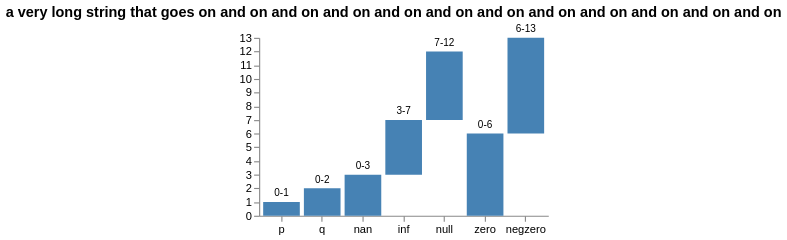

Write the Vega-Lite specification saved for this chart.
### Vega specification from a JSON file in a GitHub repository (floating-point values rounded to 4 significant figures)
{"$schema": "https://vega.github.io/schema/vega/v6.json", "description": "A stack's groups are keyed by JSON, so the values JSON cannot write share one group. `Stack` partitions with `k = JSON.stringify(groupby.map(get))` and nothing else — not the `fastmap` that `aggregate` and `window` group through — and `JSON.stringify` writes `null` for every non-finite number, so a NaN, an infinity and an actual null all key to `[null]` and stack together. The same rule keeps `1001` and `\"1001\"` apart, which a string key conflates, and folds `-0` into `0`, which a double's own equality does not. Written as arithmetic — `0/0` and `1/0` — because `NaN` and `Infinity` are not names Vega's expression language knows: `Unrecognized signal name: \"Infinity\"`. Five kinds of group value here: two plain words that must stay their own groups, then a NaN, an infinity and a null that must become one group summing 3+4+5, and a zero beside a negative zero that must become one summing 6+7. The bars are drawn from `y0` and `y1` so the grouping is visible as geometry rather than only as a column, and the labels read the group total so a merge that happened in the wrong place is legible.", "width": 260, "height": 160, "padding": 5, "data": [{"name": "raw", "values": [{"r": "p", "v": 1}, {"r": "q", "v": 2}, {"r": "nan", "v": 3}, {"r": "inf", "v": 4}, {"r": "null", "v": 5}, {"r": "zero", "v": 6}, {"r": "negzero", "v": 7}], "transform": [{"type": "formula", "as": "g", "expr": "datum.r === 'nan' ? 0/0 : datum.r === 'inf' ? 1/0 : datum.r === 'null' ? null : datum.r === 'zero' ? 0 : datum.r === 'negzero' ? -0 : datum.r"}, {"type": "sequence", "start": 0, "stop": -1000000000000000, "step": 1}, {"type": "stack", "groupby": ["g"], "field": "v"}]}], "scales": [{"name": "x", "type": "band", "domain": {"data": "raw", "field": "r"}, "range": "width", "padding": 0.1}, {"name": "y", "type": "linear", "domain": {"data": "raw", "field": "y1"}, "nice": true, "range": "height"}], "axes": [{"scale": "x", "orient": "bottom"}, {"scale": "y", "orient": "left"}], "marks": [{"type": "rect", "from": {"data": "raw"}, "encode": {"enter": {"x": {"scale": "x", "field": "r"}, "width": {"scale": "x", "band": 1}, "y": {"scale": "y", "field": "y0"}, "y2": {"scale": "y", "field": "y1"}, "fill": {"value": "steelblue"}}}}, {"type": "text", "from": {"data": "raw"}, "encode": {"enter": {"x": {"scale": "x", "field": "r", "band": 0.5}, "y": {"scale": "y", "field": "y1", "offset": -3}, "align": {"value": "center"}, "baseline": {"value": "bottom"}, "text": {"signal": "datum.y0 + '-' + datum.y1"}, "fontSize": {"value": 9}}}}], "title": "a very long string that goes on and on and on and on and on and on and on and on and on and on and on and on"}
